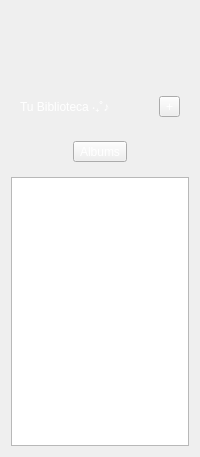
         <widget class="QFrame" name="verticalFrame_3">
          <property name="minimumSize">
           <size>
            <width>200</width>
            <height>457</height>
           </size>
          </property>
          <property name="maximumSize">
           <size>
            <width>200</width>
            <height>457</height>
           </size>
          </property>
          <property name="styleSheet">
           <string notr="true">color: rgb(255, 255, 255);</string>
          </property>
          <layout class="QVBoxLayout" name="verticalLayout_17">
           <item alignment="Qt::AlignmentFlag::AlignHCenter">
            <widget class="QLabel" name="labelLogo">
             <property name="minimumSize">
              <size>
               <width>200</width>
               <height>70</height>
              </size>
             </property>
             <property name="maximumSize">
              <size>
               <width>200</width>
               <height>70</height>
              </size>
             </property>
             <property name="styleSheet">
              <string notr="true"/>
             </property>
             <property name="text">
              <string/>
             </property>
            </widget>
           </item>
           <item alignment="Qt::AlignmentFlag::AlignTop">
            <widget class="QWidget" name="horizontalWidget_18" native="true">
             <layout class="QHBoxLayout" name="horizontalLayout_24">
              <item alignment="Qt::AlignmentFlag::AlignLeft">
               <widget class="QLabel" name="label_42">
                <property name="minimumSize">
                 <size>
                  <width>180</width>
                  <height>0</height>
                 </size>
                </property>
                <property name="styleSheet">
                 <string notr="true">color: rgb(255, 255, 255);
</string>
                </property>
                <property name="text">
                 <string>Tu Biblioteca ‧₊˚♪ </string>
                </property>
               </widget>
              </item>
              <item alignment="Qt::AlignmentFlag::AlignRight">
               <widget class="QToolButton" name="toolButton_Playlist">
                <property name="styleSheet">
                 <string notr="true">font: 15pt &quot;Segoe UI&quot;;

</string>
                </property>
                <property name="text">
                 <string>+</string>
                </property>
               </widget>
              </item>
             </layout>
            </widget>
           </item>
           <item alignment="Qt::AlignmentFlag::AlignTop">
            <widget class="QWidget" name="horizontalWidget_19" native="true">
             <layout class="QHBoxLayout" name="horizontalLayout_25">
              <item>
               <widget class="QToolButton" name="btnFilterAlbum">
                <property name="styleSheet">
                 <string notr="true"/>
                </property>
                <property name="text">
                 <string>Albums</string>
                </property>
               </widget>
              </item>
             </layout>
            </widget>
           </item>
           <item alignment="Qt::AlignmentFlag::AlignLeft">
            <widget class="QListWidget" name="listWidget_6">
             <property name="contextMenuPolicy">
              <enum>Qt::ContextMenuPolicy::DefaultContextMenu</enum>
             </property>
             <property name="acceptDrops">
              <bool>false</bool>
             </property>
             <property name="layoutDirection">
              <enum>Qt::LayoutDirection::RightToLeft</enum>
             </property>
             <property name="autoFillBackground">
              <bool>true</bool>
             </property>
             <property name="inputMethodHints">
              <set>Qt::InputMethodHint::ImhNone</set>
             </property>
             <property name="selectionBehavior">
              <enum>QAbstractItemView::SelectionBehavior::SelectRows</enum>
             </property>
             <property name="iconSize">
              <size>
               <width>20</width>
               <height>20</height>
              </size>
             </property>
             <property name="flow">
              <enum>QListView::Flow::TopToBottom</enum>
             </property>
             <property name="isWrapping" stdset="0">
              <bool>false</bool>
             </property>
             <property name="resizeMode">
              <enum>QListView::ResizeMode::Fixed</enum>
             </property>
             <property name="layoutMode">
              <enum>QListView::LayoutMode::SinglePass</enum>
             </property>
             <property name="spacing">
              <number>10</number>
             </property>
             <property name="gridSize">
              <size>
               <width>0</width>
               <height>30</height>
              </size>
             </property>
             <property name="viewMode">
              <enum>QListView::ViewMode::ListMode</enum>
             </property>
             <property name="modelColumn">
              <number>0</number>
             </property>
             <property name="uniformItemSizes">
              <bool>true</bool>
             </property>
             <property name="batchSize">
              <number>2</number>
             </property>
             <property name="selectionRectVisible">
              <bool>false</bool>
             </property>
             <property name="currentRow">
              <number>-1</number>
             </property>
             <property name="sortingEnabled">
              <bool>false</bool>
             </property>
            </widget>
           </item>
          </layout>
         </widget>
